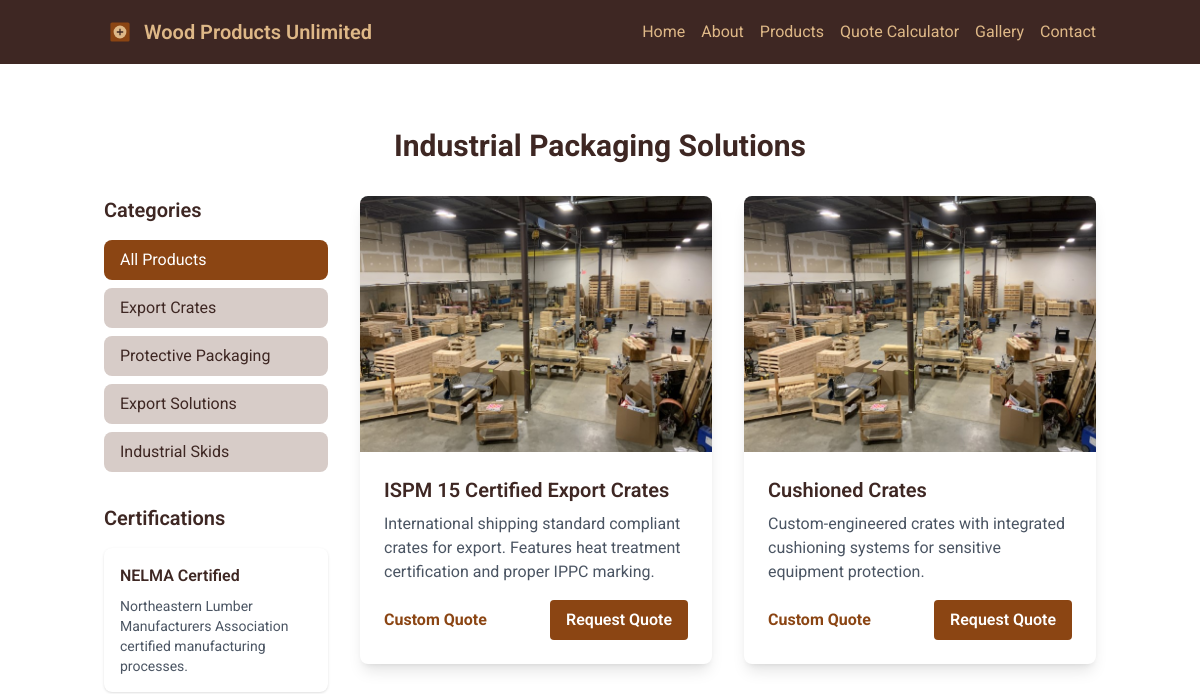
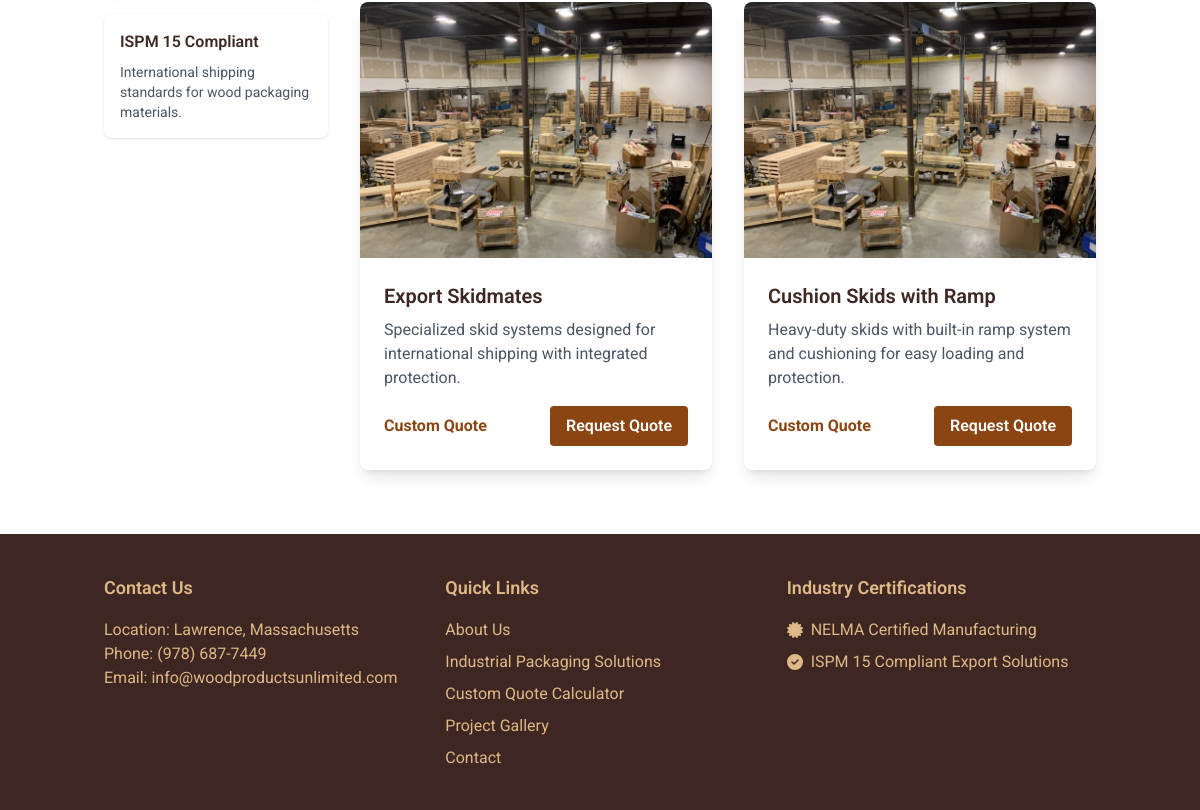
/products, run on an earlier commit of the app's database (2 pictures, top to bottom).
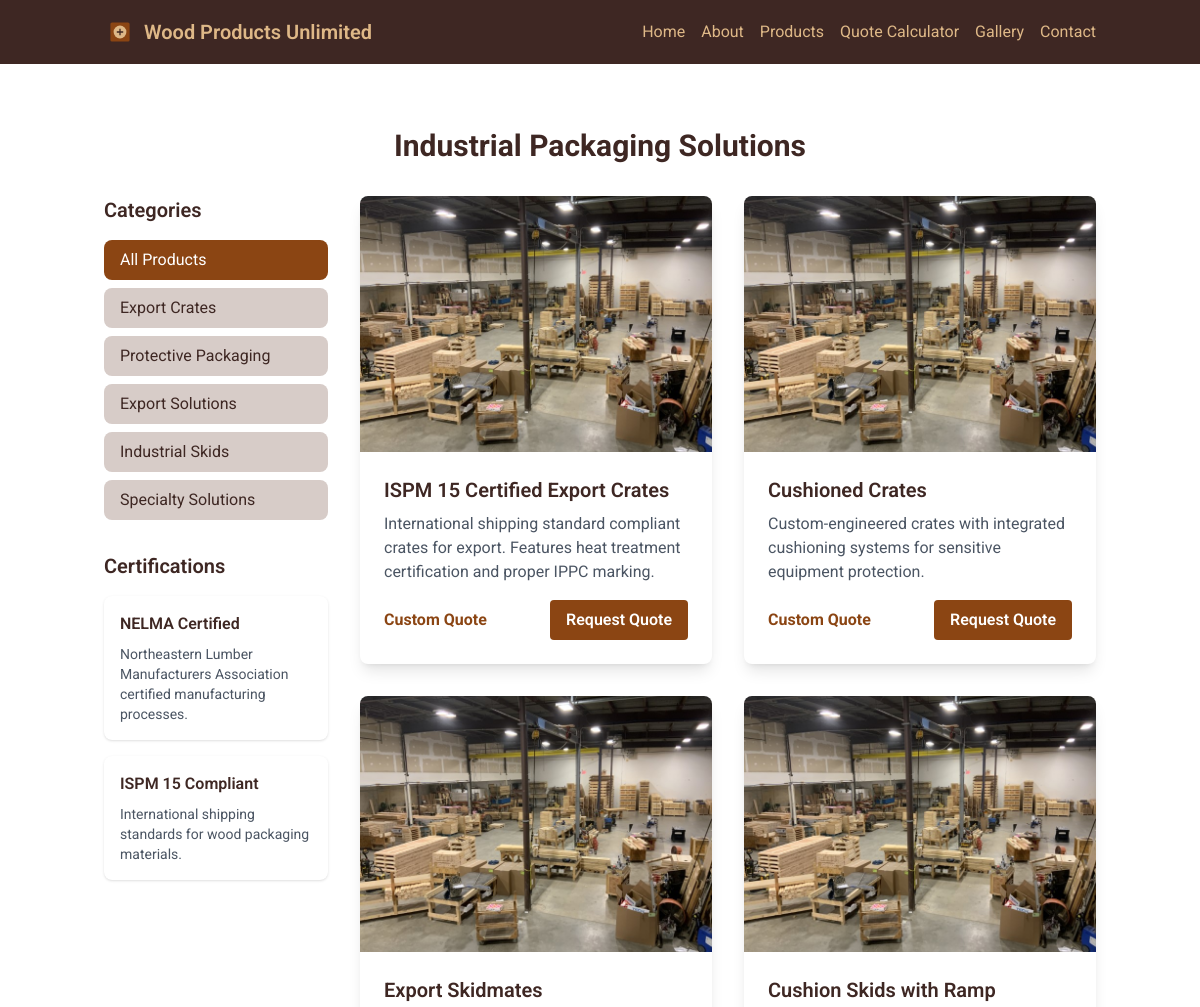
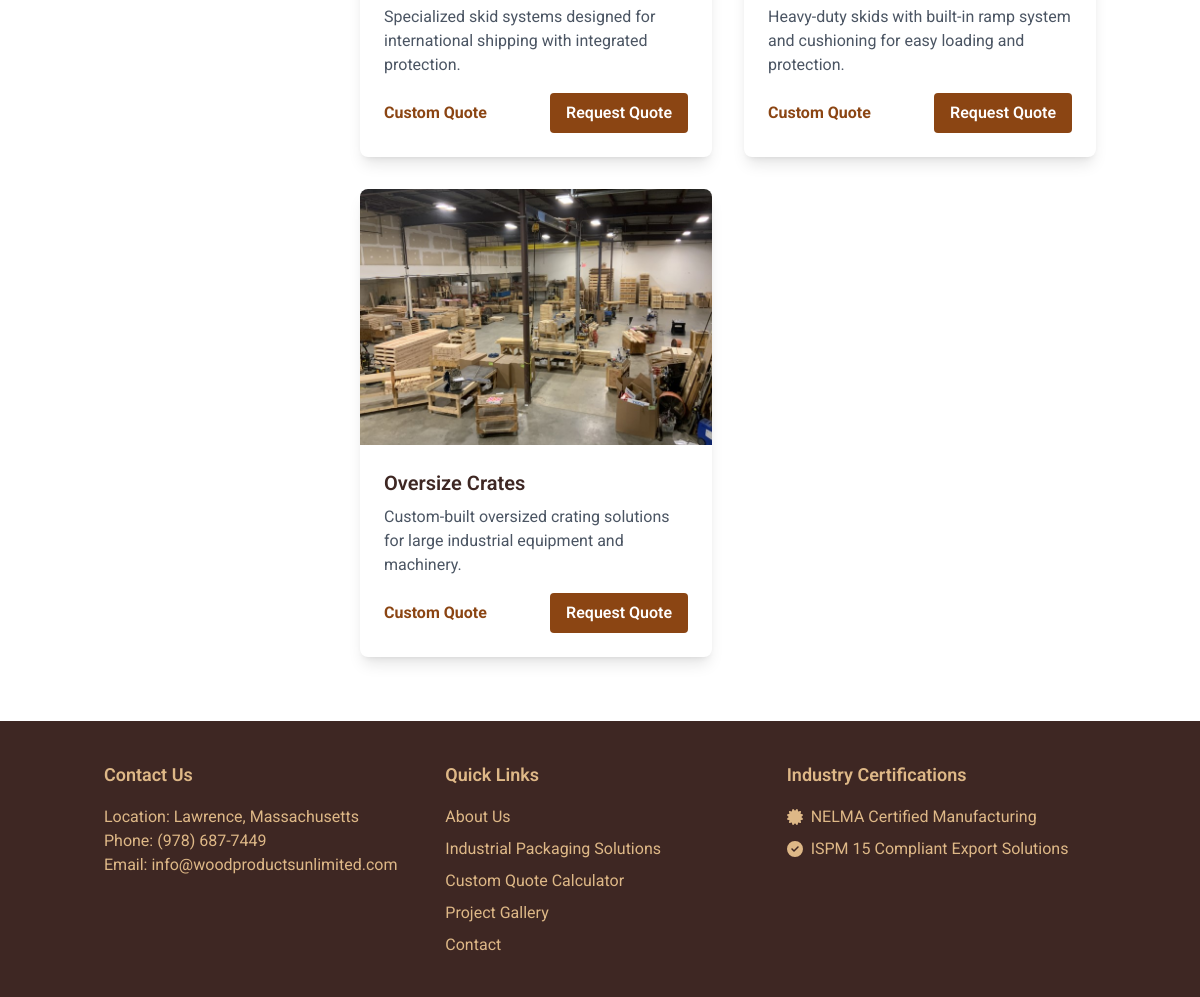
And on a later commit of the database (2 pictures, top to bottom).
### models.py (models this page shows)
class Product(db.Model):
    id = db.Column(db.Integer, primary_key=True)
    name = db.Column(db.String(100), nullable=False)
    description = db.Column(db.Text, nullable=False)
    category = db.Column(db.String(50), nullable=False)
    image_url = db.Column(db.String(200), nullable=False)
    price = db.Column(db.Float, nullable=False)
    created_at = db.Column(db.DateTime, default=datetime.utcnow)

### routes.py (the view)
@app.route('/products')
def products():
    category = request.args.get('category')
    if category:
        products = Product.query.filter_by(category=category).all()
    else:
        products = Product.query.all()
    categories = db.session.query(Product.category).distinct()
    return render_template('products.html', products=products, categories=categories)

### routes.py (called while the page is built)
@app.context_processor
def utility_processor():
    def get_categories():
        return db.session.query(Product.category).distinct()
    return dict(get_categories=get_categories)

### templates/products.html (shortened to what this page needs)
{% extends "base.html" %}
{% block content %}
<div class="container mx-auto px-4 py-16">
    <h1 class="text-3xl font-bold text-center mb-8">Industrial Packaging Solutions</h1>
    <div class="grid grid-cols-1 md:grid-cols-4 gap-8">
        <div class="md:col-span-1">
            <h2 class="text-xl font-semibold mb-4">Categories</h2>
            <div class="space-y-2">
                <a href="/products" class="block px-4 py-2 rounded-lg {% if not request.args.get('category') %}bg-wood-brown text-white{% else %}bg-wood-accent hover:bg-wood-brown hover:text-white{% endif %} transition duration-300">
                    All Products
                </a>
                {% for category in categories %}
                <a href="/products?category={{ category[0] }}"
                   class="block px-4 py-2 rounded-lg {% if request.args.get('category') == category[0] %}bg-wood-brown text-white{% else %}bg-wood-accent hover:bg-wood-brown hover:text-white{% endif %} transition duration-300">
                    {{ category[0] }}
                </a>
                {% endfor %}
            </div>
            <div class="mt-8">
                <h2 class="text-xl font-semibold mb-4">Certifications</h2>
                <div class="space-y-4">
                    <div class="p-4 bg-white rounded-lg shadow">
                        <h3 class="font-semibold mb-2">NELMA Certified</h3>
                        <p class="text-sm text-gray-600">Northeastern Lumber Manufacturers Association certified manufacturing processes.</p>
                    </div>
                    <div class="p-4 bg-white rounded-lg shadow">
                        <h3 class="font-semibold mb-2">ISPM 15 Compliant</h3>
                        <p class="text-sm text-gray-600">International shipping standards for wood packaging materials.</p>
                    </div>
                </div>
            </div>
        </div>
        <div class="md:col-span-3">
            <div class="grid grid-cols-1 md:grid-cols-2 gap-8">
                {% for product in products %}
                <div class="bg-white rounded-lg shadow-lg overflow-hidden transform hover:-translate-y-1 transition duration-300" itemscope itemtype="https://schema.org/Product">
                    <img src="{{ product.image_url }}" class="w-full h-64 object-cover"
                         alt="{{ product.name }} - Custom Industrial Wood Packaging Solution by Wood Products Unlimited"
                         itemprop="image">
                    <div class="p-6">
                        <h3 class="text-xl font-semibold mb-2" itemprop="name">{{ product.name }}</h3>
                        <p class="text-gray-600 mb-4" itemprop="description">{{ product.description }}</p>
                        <div class="flex justify-between items-center">
                            <div itemprop="offers" itemscope itemtype="https://schema.org/Offer">
                                <span class="text-wood-brown font-bold" itemprop="availability" content="https://schema.org/InStock">Custom Quote</span>
                            </div>
                            <a href="/contact?product={{ product.id }}" class="inline-block bg-wood-brown hover:bg-wood-dark text-white font-semibold py-2 px-4 rounded transition duration-300">Request Quote</a>
                        </div>
                    </div>
                </div>
                {% endfor %}
            </div>
        </div>
    </div>
</div>
{% endblock %}

### templates/base.html (shortened to what this page needs)
<!DOCTYPE html>
<html lang="en">
<head>
    <link href="{{ url_for('static', filename='css/tailwind.css') }}" rel="stylesheet">
    <link href="{{ url_for('static', filename='css/custom.css') }}" rel="stylesheet">
</head>
<body class="flex flex-col min-h-screen bg-white text-wood-dark">
    <nav class="bg-wood-dark">
        <div class="container mx-auto px-4">
            <div class="flex justify-between items-center h-16">
                <a href="/" class="flex items-center text-wood-light">
                    <img src="{{ url_for('static', filename='images/logo.svg') }}" class="h-8 w-8 mr-2" alt="Wood Products Unlimited Logo - Custom Industrial Wood Packaging Solutions">
                    <span class="text-xl font-semibold">Wood Products Unlimited</span>
                </a>
                <div class="hidden md:flex space-x-4">
                    <a href="/" class="text-wood-light hover:text-wood-accent">Home</a>
                    <a href="/about" class="text-wood-light hover:text-wood-accent">About</a>
                    <a href="/products" class="text-wood-light hover:text-wood-accent">Products</a>
                    <a href="/quote" class="text-wood-light hover:text-wood-accent">Quote Calculator</a>
                    <a href="/gallery" class="text-wood-light hover:text-wood-accent">Gallery</a>
                    <a href="/contact" class="text-wood-light hover:text-wood-accent">Contact</a>
                </div>
            </div>
        </div>
    </nav>
    {% block content %}{% endblock %}
    <footer class="bg-wood-dark text-wood-light mt-auto py-10">
        <div class="container mx-auto px-4">
            <div class="grid grid-cols-1 md:grid-cols-3 gap-8">
                <div>
                    <h2 class="text-lg font-semibold mb-4">Contact Us</h2>
                    <p>Location: Lawrence, Massachusetts<br>
                       Phone: (978) 687-7449<br>
                       Email: info@woodproductsunlimited.com</p>
                </div>
                <div>
                    <h2 class="text-lg font-semibold mb-4">Quick Links</h2>
                    <ul class="space-y-2">
                        <li><a href="/about" class="hover:text-wood-accent">About Us</a></li>
                        <li><a href="/products" class="hover:text-wood-accent">Industrial Packaging Solutions</a></li>
                        <li><a href="/quote" class="hover:text-wood-accent">Custom Quote Calculator</a></li>
                        <li><a href="/gallery" class="hover:text-wood-accent">Project Gallery</a></li>
                        <li><a href="/contact" class="hover:text-wood-accent">Contact</a></li>
                    </ul>
                </div>
                <div>
                    <h2 class="text-lg font-semibold mb-4">Industry Certifications</h2>
                    <ul class="space-y-2">
                        <li class="flex items-center"><i class="fas fa-certificate mr-2"></i>NELMA Certified Manufacturing</li>
                        <li class="flex items-center"><i class="fas fa-check-circle mr-2"></i>ISPM 15 Compliant Export Solutions</li>
                    </ul>
                </div>
            </div>
        </div>
    </footer>
</body>
</html>

### static/css/custom.css (style rules this page uses)
:root { --wood-brown: #8B4513; --wood-light: #DEB887; --wood-dark: #3E2723; --wood-accent: #D7CCC8; }
body { font-family: 'Roboto', sans-serif; }

What changed in the data, as far as the page shows it:
added Product: image_url (picture), name "Oversize Crates", description "Custom-built oversized crating solutions for large industrial equipment and machinery."
Also different on the page:
new list line: "Specialty Solutions"
